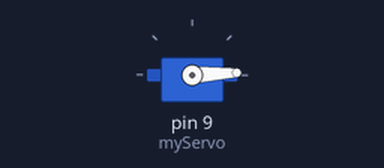
Bench run of a sketch on a simulated Arduino Uno, built with avr-gcc and run on an emulated ATmega328P. On the bench: servo. What the sketch prints to the serial monitor is not drawn.

Above: at 0.05 s.
At 1.3 s:
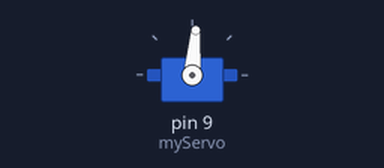
At 2.6 s:
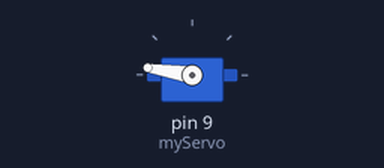
At 5.2 s:
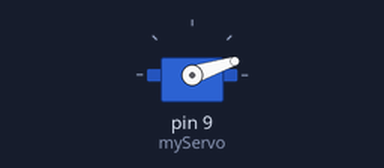
Timing chart, 0 to 7.1 s (numbered marks = the images above):
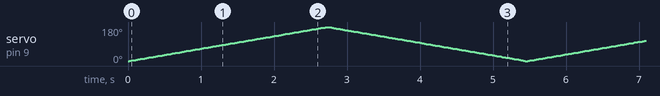

The sketch:

Servo_Motor_Testing.ino
```cpp
#include <Servo.h>

Servo myServo;  // Create servo object

void setup() {
  myServo.attach(9);  // Attach servo to digital pin 9
  Serial.begin(9600);
  Serial.println("Servo Motor Test Starting...");
}

void loop() {
  // Sweep from 0 to 180 degrees
  for (int angle = 0; angle <= 180; angle += 1) {
    myServo.write(angle);
    delay(15);
  }

  // Sweep from 180 to 0 degrees
  for (int angle = 180; angle >= 0; angle -= 1) {
    myServo.write(angle);
    delay(15);
  }
}
```
